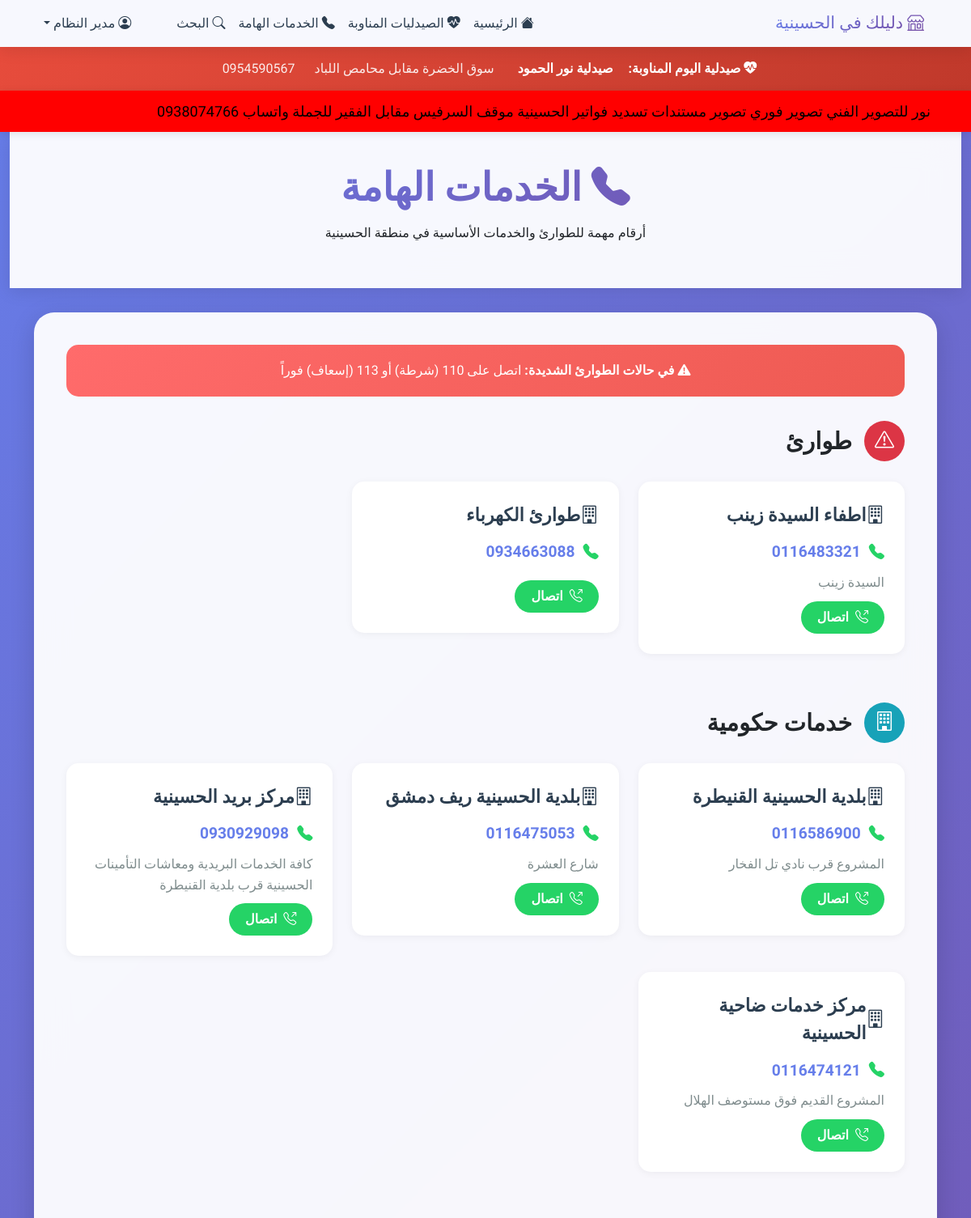
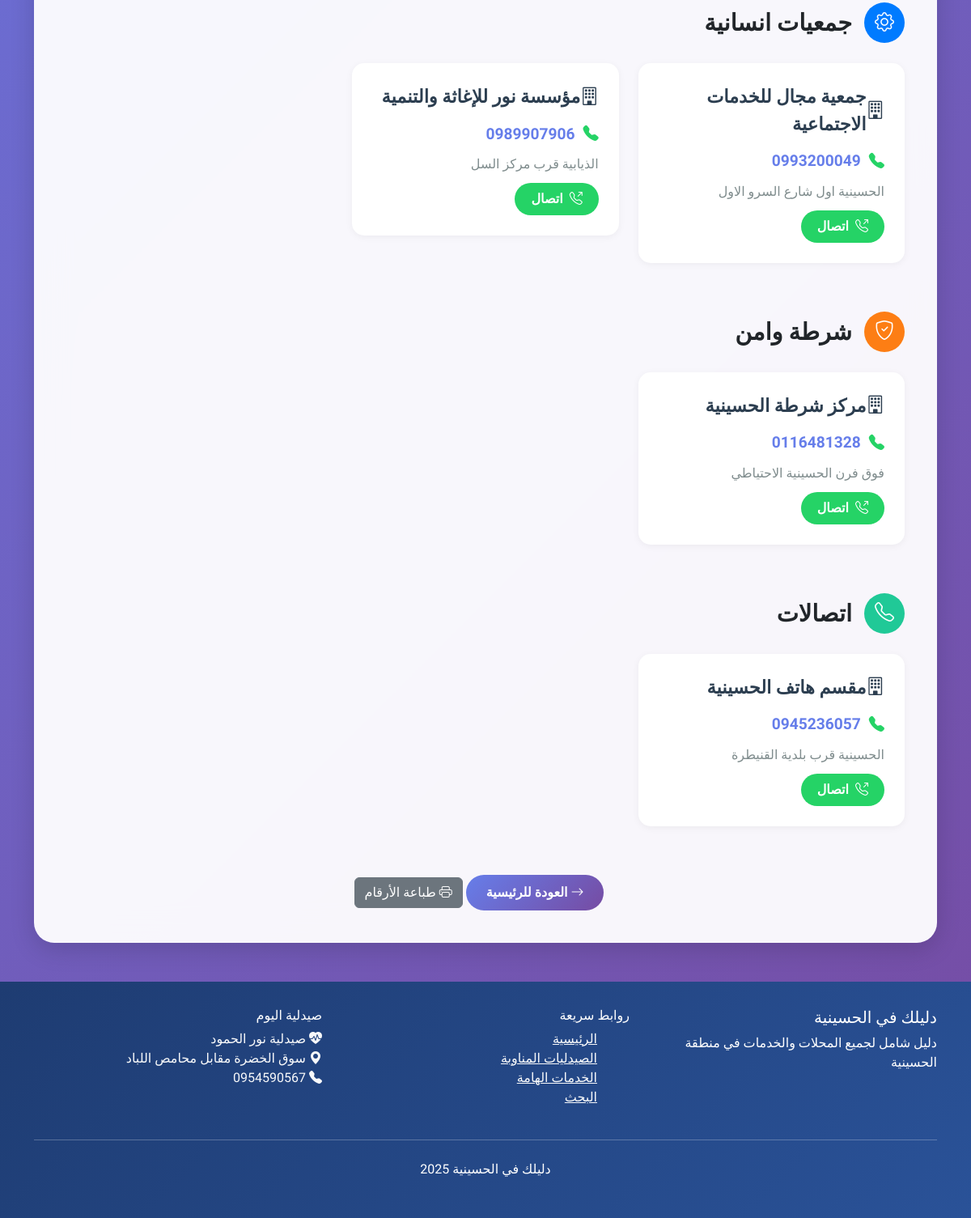
Before: /important-services (signed in) with the older database file (2 pictures, top to bottom).
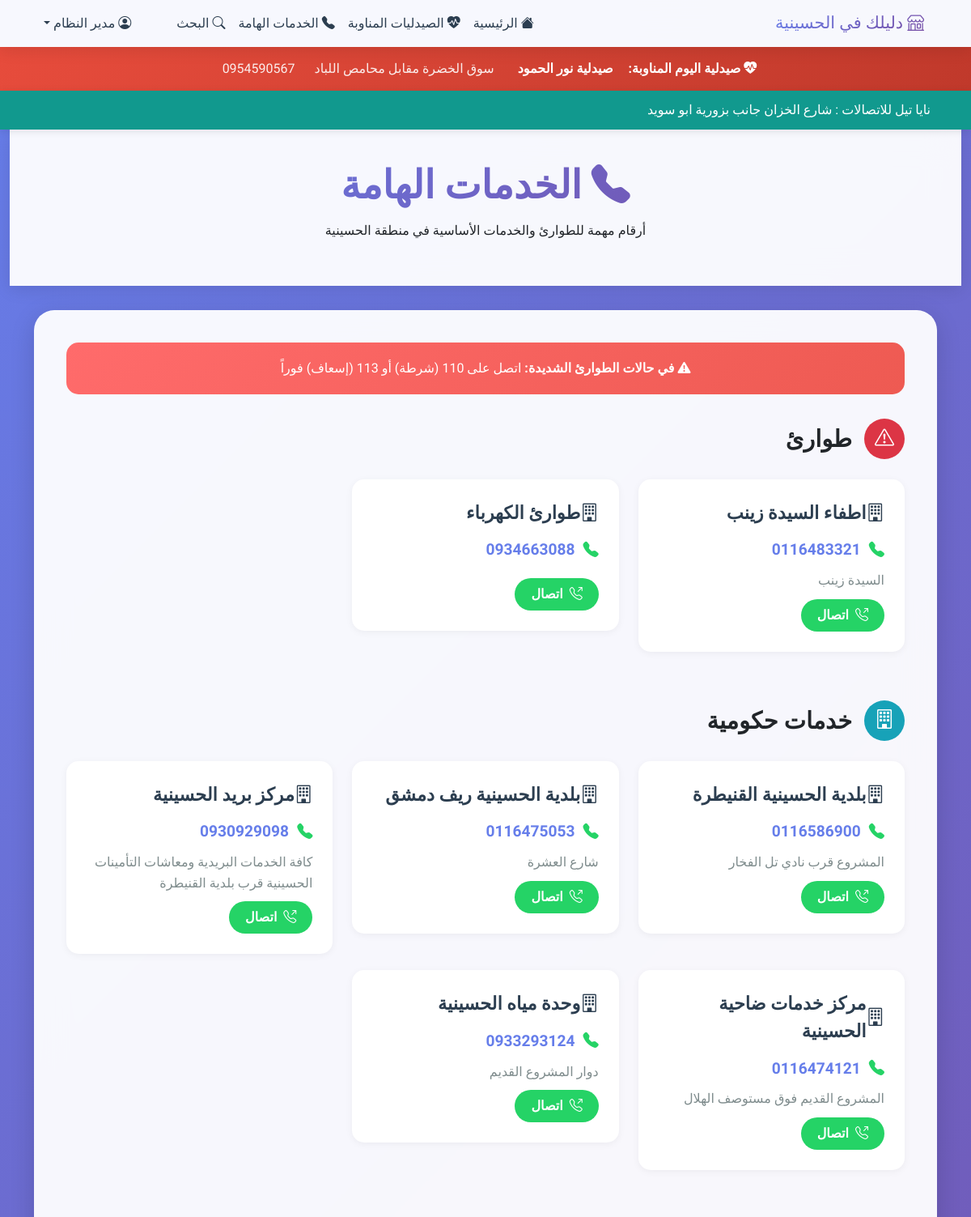
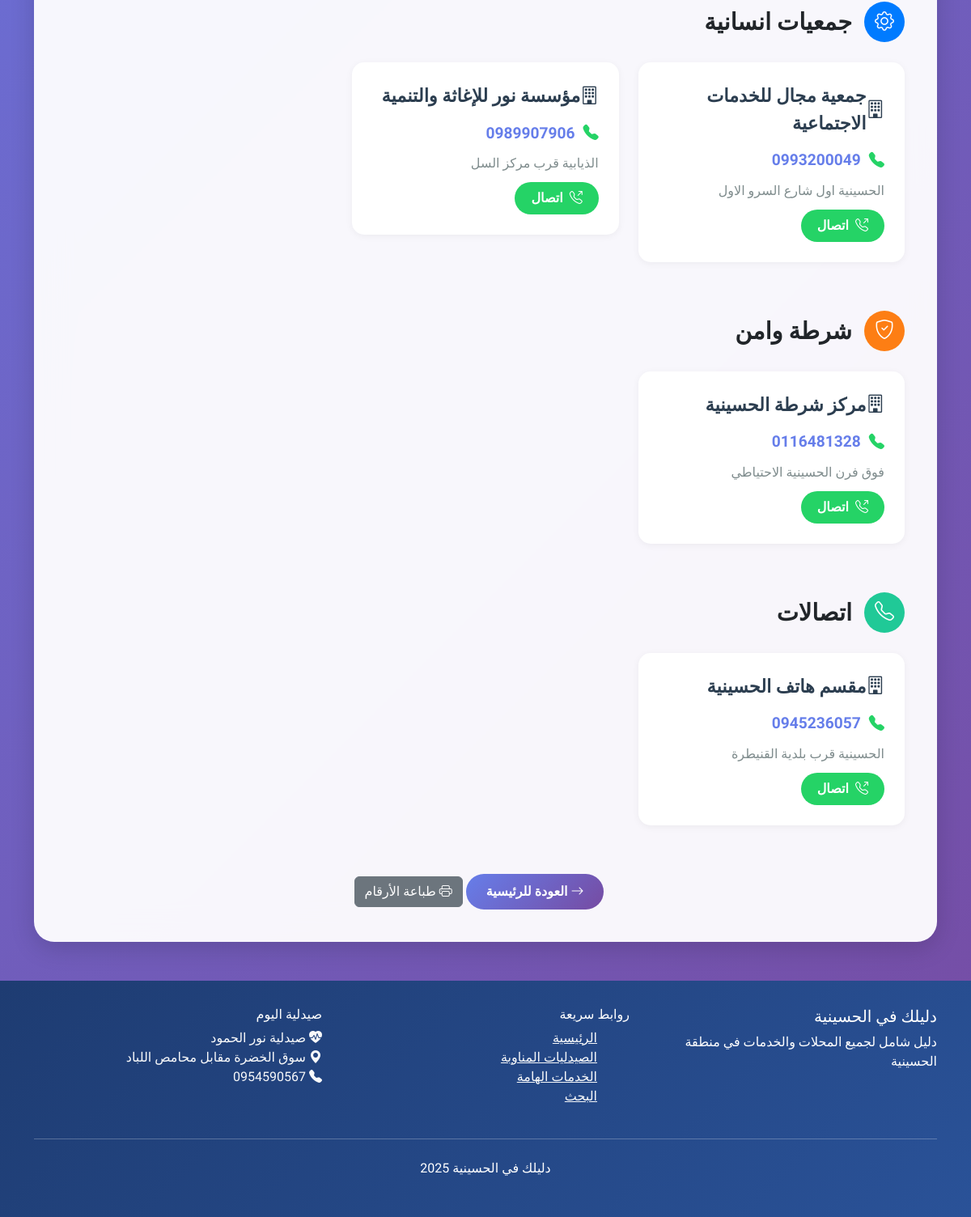
After: the same page with the newer database file (2 pictures, top to bottom).
### tables this page shows
CREATE TABLE site_settings (
            id INTEGER PRIMARY KEY AUTOINCREMENT,
            setting_key TEXT UNIQUE NOT NULL,
            setting_value TEXT,
            description TEXT
        , category TEXT DEFAULT "general");

CREATE TABLE users (
            id INTEGER PRIMARY KEY AUTOINCREMENT,
            full_name TEXT NOT NULL,
            phone TEXT UNIQUE NOT NULL,
            password_hash TEXT NOT NULL,
            is_active BOOLEAN DEFAULT 1,
            is_admin BOOLEAN DEFAULT 0,
            created_at TIMESTAMP DEFAULT CURRENT_TIMESTAMP
        , total_points INTEGER DEFAULT 0, is_verified BOOLEAN DEFAULT 0, can_edit_name BOOLEAN DEFAULT 1);

CREATE TABLE duty_pharmacies (
            id INTEGER PRIMARY KEY AUTOINCREMENT,
            name TEXT NOT NULL,
            address TEXT NOT NULL,
            phone TEXT NOT NULL,
            duty_date DATE NOT NULL
        );

CREATE TABLE ticker_messages (
            id INTEGER PRIMARY KEY AUTOINCREMENT,
            message TEXT NOT NULL,
            type TEXT,
            priority INTEGER DEFAULT 1,
            is_active BOOLEAN DEFAULT 1,
            created_at TIMESTAMP DEFAULT CURRENT_TIMESTAMP
        , direction TEXT DEFAULT "right", speed INTEGER DEFAULT 50, background_color TEXT DEFAULT "#11998e", text_color TEXT DEFAULT "#ffffff", font_size INTEGER DEFAULT 16, pages TEXT DEFAULT "all");

CREATE TABLE important_services (
            id INTEGER PRIMARY KEY AUTOINCREMENT,
            name TEXT NOT NULL,
            phone TEXT NOT NULL,
            description TEXT,
            category TEXT
        );

CREATE TABLE service_categories (
            id INTEGER PRIMARY KEY AUTOINCREMENT,
            name TEXT NOT NULL UNIQUE,
            description TEXT,
            icon TEXT,
            color TEXT DEFAULT '#007bff'
        );

### app.py (the view)
@app.route('/important-services')
def important_services():
    if 'user_id' not in session:
        flash('يجب تسجيل الدخول لعرض الخدمات الهامة', 'warning')
        return redirect(url_for('login'))
    conn = sqlite3.connect('hussainiya_stores.db')
    cursor = conn.cursor()
    cursor.execute('''
        SELECT s.*, sc.name as category_name, sc.description as category_description,
               sc.icon as category_icon, sc.color as category_color
        FROM important_services s
        LEFT JOIN service_categories sc ON s.category = sc.name
        ORDER BY
            CASE
                WHEN s.category = 'طوارئ' THEN 1
                WHEN s.category = 'صحة' THEN 2
                WHEN s.category = 'أمن' THEN 3
                ELSE 4
            END, s.name
    ''')
    services = cursor.fetchall()
    services_by_category = {}
    services_by_category_info = {}
    for service in services:
        category = service[4] if service[4] else 'أخرى'
        if category not in services_by_category:
            services_by_category[category] = []
            services_by_category_info[category] = {
                'icon': service[7] if len(service) > 7 and service[7] else 'bi-gear',
                'color': service[8] if len(service) > 8 and service[8] else '#667eea',
                'description': service[6] if len(service) > 6 and service[6] else ''
            }
        services_by_category[category].append(service)
    conn.close()
    return render_template('important_services.html',
                         services_by_category=services_by_category,
                         services_by_category_info=services_by_category_info)

### app.py (called while the page is built)
@app.context_processor
def inject_user_info():
    user_verification_status = False
    user_can_edit_name = True
    if 'user_id' in session:
        try:
            conn = sqlite3.connect('hussainiya_stores.db')
            cursor = conn.cursor()
            cursor.execute('SELECT is_verified, can_edit_name FROM users WHERE id = ?', (session['user_id'],))
            result = cursor.fetchone()
            if result:
                user_verification_status = bool(result[0])
                user_can_edit_name = bool(result[1])
            conn.close()
        except Exception as e:
            print(f"خطأ في الحصول على معلومات التحقق: {e}")
    return dict(
        user_verification_status=user_verification_status,
        user_can_edit_name=user_can_edit_name
    )

### templates/important_services.html (shortened to what this page needs)
{% extends "base.html" %}
{% block content %}
<div class="container-fluid">
    <div class="page-header">
        <div class="container">
            <h1 class="page-title">
                <i class="bi bi-telephone-fill"></i> الخدمات الهامة
            </h1>
            <p class="page-subtitle">أرقام مهمة للطوارئ والخدمات الأساسية في منطقة الحسينية</p>
        </div>
    </div>
    <div class="container">
        <div class="main-container">
            <div class="emergency-notice">
                <i class="bi bi-exclamation-triangle-fill"></i>
                <strong>في حالات الطوارئ الشديدة:</strong> اتصل على 110 (شرطة) أو 113 (إسعاف) فوراً
            </div>
            {% if services_by_category %}
                {% for category, services in services_by_category.items() %}
                {% set category_info = services_by_category_info.get(category, {}) %}
                <div class="category-section" style="--category-color: {{ category_info.get('color', '#667eea') }}; --category-color-dark: {{ category_info.get('color', '#667eea') }};">
                    <h2 class="category-title">
                        <div class="category-icon">
                            {% if category_info.get('icon') %}
                                <i class="{{ category_info.icon }}"></i>
                            {% else %}
                                <i class="bi bi-gear"></i>
                            {% endif %}
                        </div>
                        {{ category }}
                    </h2>
                    <div class="row">
                        {% for service in services %}
                        <div class="col-md-6 col-lg-4">
                            <div class="service-card">
                                <div class="service-name">
                                    <i class="bi bi-building"></i>
                                    {{ service[1] }}
                                </div>
                                <div class="service-phone">
                                    <i class="bi bi-telephone-fill"></i>
                                    {{ service[2] }}
                                </div>
                                {% if service[3] %}
                                <div class="service-description">
                                    {{ service[3] }}
                                </div>
                                {% endif %}
                                <a href="tel:{{ service[2] }}" class="call-btn">
                                    <i class="bi bi-telephone-outbound"></i>
                                    اتصال
                                </a>
                            </div>
                        </div>
                        {% endfor %}
                    </div>
                </div>
                {% endfor %}
            {% endif %}
            <div class="text-center mt-4">
                <a href="{{ url_for('index') }}" class="btn btn-primary me-3">
                    <i class="bi bi-arrow-right"></i> العودة للرئيسية
                </a>
                <button class="btn btn-secondary" onclick="window.print()">
                    <i class="bi bi-printer"></i> طباعة الأرقام
                </button>
            </div>
        </div>
    </div>
</div>
{% endblock %}

### templates/base.html (shortened to what this page needs)
<!DOCTYPE html>
<html lang="ar" dir="rtl">
<head>
    <link href="https://cdn.jsdelivr.net/npm/bootstrap@5.3.0/dist/css/bootstrap.min.css" rel="stylesheet">
    <link href="https://cdn.jsdelivr.net/npm/bootstrap-icons@1.10.0/font/bootstrap-icons.css" rel="stylesheet">
</head>
<body>
    <nav class="navbar navbar-expand-lg navbar-light sticky-top">
        <div class="container">
            <a class="navbar-brand" href="{{ url_for('index') }}">
                <i class="bi bi-shop"></i> {{ site_settings.get('site_title', 'دليل محلات الحسينية') }}
            </a>
            <div class="collapse navbar-collapse" id="navbarNav">
                <ul class="navbar-nav me-auto">
                    <li class="nav-item">
                        <a class="nav-link" href="{{ url_for('index') }}">
                            <i class="bi bi-house-fill"></i> الرئيسية
                        </a>
                    </li>
                    <li class="nav-item">
                        <a class="nav-link" href="{{ url_for('duty_pharmacies') }}">
                            <i class="bi bi-heart-pulse-fill"></i> الصيدليات المناوبة
                        </a>
                    </li>
                    <li class="nav-item">
                        <a class="nav-link" href="{{ url_for('important_services') }}">
                            <i class="bi bi-telephone-fill"></i> الخدمات الهامة
                        </a>
                    </li>
                    <li class="nav-item">
                        <a class="nav-link" href="{{ url_for('search') }}">
                            <i class="bi bi-search"></i> البحث
                        </a>
                    </li>
                </ul>
                <ul class="navbar-nav">
                    {% if session.user_id %}
                        <li class="nav-item dropdown">
                            <a class="nav-link dropdown-toggle" href="#" id="userDropdown" role="button" data-bs-toggle="dropdown" aria-expanded="false">
                                <i class="bi bi-person-circle"></i> {{ session.user_name }}
                            </a>
                        </li>
                    {% endif %}
                </ul>
            </div>
        </div>
    </nav>
    {% if site_settings.get('show_pharmacy_ticker', '1') == '1' and today_pharmacies %}
    <div class="pharmacy-ticker">
        {% if today_pharmacies|length > 1 %}
        <div class="pharmacy-carousel" id="pharmacyCarousel">
            <div class="carousel-container">
                {% for pharmacy in today_pharmacies %}
                <div class="pharmacy-ticker-content {% if loop.first %}active{% endif %}">
                    <i class="bi bi-heart-pulse-fill"></i>
                    <strong>صيدلية مناوبة اليوم ({{ loop.index }}/{{ today_pharmacies|length }}):</strong>
                    <span class="pharmacy-name">{{ pharmacy[1] }}</span>
                    <span class="pharmacy-address">{{ pharmacy[2] }}</span>
                    <span class="pharmacy-phone">{{ pharmacy[3] }}</span>
                </div>
                {% endfor %}
            </div>
            <div class="carousel-controls">
                <button class="carousel-btn prev" onclick="previousPharmacy()">
                    <i class="bi bi-chevron-right"></i>
                </button>
                <button class="carousel-btn next" onclick="nextPharmacy()">
                    <i class="bi bi-chevron-left"></i>
                </button>
            </div>
        </div>
        {% else %}
        <div class="pharmacy-ticker-single">
            <i class="bi bi-heart-pulse-fill"></i>
            <strong>صيدلية اليوم المناوبة:</strong>
            <span class="pharmacy-name">{{ today_pharmacies[0][1] }}</span>
            <span class="pharmacy-address">{{ today_pharmacies[0][2] }}</span>
            <span class="pharmacy-phone">{{ today_pharmacies[0][3] }}</span>
        </div>
        {% endif %}
    </div>
    {% endif %}
    {% if ticker_messages %}
    {% for ticker in ticker_messages %}
    {% set current_page = request.endpoint or 'index' %}
    {% set ticker_pages = ticker[11] if ticker[11] else 'all' %}
    {% if ticker_pages == 'all' or current_page in ticker_pages.split(',') or (current_page == 'index' and 'homepage' in ticker_pages.split(',')) %}
    <div class="custom-ticker" style="background-color: {{ ticker[7] }}; color: {{ ticker[8] }}; font-size: {{ ticker[9] }}px;">
        <div class="ticker-content ticker-{{ ticker[5] }}" style="animation-duration: {{ ticker[6] }}s;">
            <span class="ticker-text">{{ ticker[1] }}</span>
        </div>
    </div>
    {% endif %}
    {% endfor %}
    {% endif %}
    <main>
        {% block content %}{% endblock %}
    </main>
    <footer class="footer">
        <div class="container">
            <div class="row">
                <div class="col-md-4">
                    <h5>{{ site_settings.get('site_title', 'دليل محلات الحسينية') }}</h5>
                    <p>{{ site_settings.get('site_description', 'منصة شاملة لجميع المحلات التجارية في منطقة الحسينية') }}</p>
                </div>
                <div class="col-md-4">
                    <h6>روابط سريعة</h6>
                    <ul class="list-unstyled">
                        <li><a href="{{ url_for('index') }}" class="text-light">الرئيسية</a></li>
                        <li><a href="{{ url_for('duty_pharmacies') }}" class="text-light">الصيدليات المناوبة</a></li>
                        <li><a href="{{ url_for('important_services') }}" class="text-light">الخدمات الهامة</a></li>
                        <li><a href="{{ url_for('search') }}" class="text-light">البحث</a></li>
                    </ul>
                </div>
                <div class="col-md-4">
                    <h6>صيدلية اليوم</h6>
                    {% if today_pharmacies %}
                    <p class="text-light">
                        <i class="bi bi-heart-pulse-fill"></i> {{ today_pharmacies[0][1] }}<br>
                        <i class="bi bi-geo-alt-fill"></i> {{ today_pharmacies[0][2] }}<br>
                        <i class="bi bi-telephone-fill"></i> {{ today_pharmacies[0][3] }}
                    </p>
                    {% else %}
                    <p class="text-light">لا توجد صيدلية مناوبة اليوم</p>
                    {% endif %}
                </div>
            </div>
            <hr class="my-4">
            <div class="text-center">
                <p>{{ site_settings.get('site_title', 'دليل محلات الحسينية') }} {{ "2025" }}</p>
            </div>
        </div>
    </footer>
</body>
</html>

### templates/base.html (style rules this page uses)
:root { --primary-color: #667eea; --secondary-color: #764ba2; --primary-gradient: linear-gradient(135deg, #667eea 0%, #764ba2 100%); --text-dark: #2c3e50; --text-light: #7f8c8d; --shadow-light: 0 2px 10px rgba(0,0,0,0.05); --shadow-medium: 0 4px 20px rgba(0,0,0,0.1); }
body { font-family: 'Cairo', sans-serif; background: var(--primary-gradient); min-height: 100vh; }
.navbar-brand { font-weight: 700; color: #fff !important; font-size: 1.3rem; }
.navbar { background: rgba(255,255,255,0.95) !important; backdrop-filter: blur(20px); box-shadow: var(--shadow-medium); border-bottom: 1px solid rgba(255,255,255,0.2); }
.navbar .nav-link, .navbar-brand { color: var(--text-dark) !important; font-weight: 500; transition: all 0.3s ease; }
.navbar-brand { background: var(--primary-gradient); -webkit-background-clip: text; -webkit-text-fill-color: transparent; background-clip: text; }
.footer { background: linear-gradient(135deg, #1e3c72 0%, #2a5298 100%); color: white; padding: 2rem 0; margin-top: 3rem; }
.btn-primary { background: var(--primary-gradient); border: none; border-radius: 25px; padding: 10px 25px; font-weight: 600; transition: all 0.3s ease; }
.pharmacy-ticker { background: linear-gradient(135deg, #11998e 0%, #38ef7d 100%); color: white; padding: 15px 0; text-align: center; animation: glow 2s ease-in-out infinite alternate; font-weight: 500; }
.custom-ticker { position: relative; top: 0; left: 0; right: 0; z-index: 1020; overflow: hidden; white-space: nowrap; box-shadow: 0 2px 10px rgba(0,0,0,0.1); margin-bottom: 0; }
.ticker-content { display: inline-block; padding: 12px 0; font-weight: 500; }
.ticker-text { display: inline-block; margin: 0 50px; }
.ticker-right { animation: scroll-right linear infinite; }
body { padding-top: 0; }
.navbar { margin-bottom: 0; }
main { margin-top: 0; }
.nav-link { transition: all 0.3s ease; }
.pharmacy-ticker { background: linear-gradient(135deg, #e74c3c, #c0392b); color: white; position: relative; overflow: hidden; }
.pharmacy-ticker::before { content: ''; position: absolute; top: 0; left: -100%; width: 100%; height: 100%; background: linear-gradient(90deg, transparent, rgba(255,255,255,0.2), transparent); animation: shine 3s infinite; }
.pharmacy-name { font-weight: 700; margin: 0 15px; }
.pharmacy-address, .pharmacy-phone { margin: 0 10px; opacity: 0.9; }

Changed rows visible on the page:
removed ticker_messages: message "نور للتصوير الفني تصوير فوري تصوير مستندات تسديد فواتير الحسينية موقف السرفيس مقابل الفقير للجملة واتساب 0938074766"
added ticker_messages: message "نايا تيل للاتصالات : شارع الخزان جانب بزورية ابو سويد"
added important_services: name "وحدة مياه الحسينية", phone "0933293124", description "دوار المشروع القديم", shown under "خدمات حكومية"
